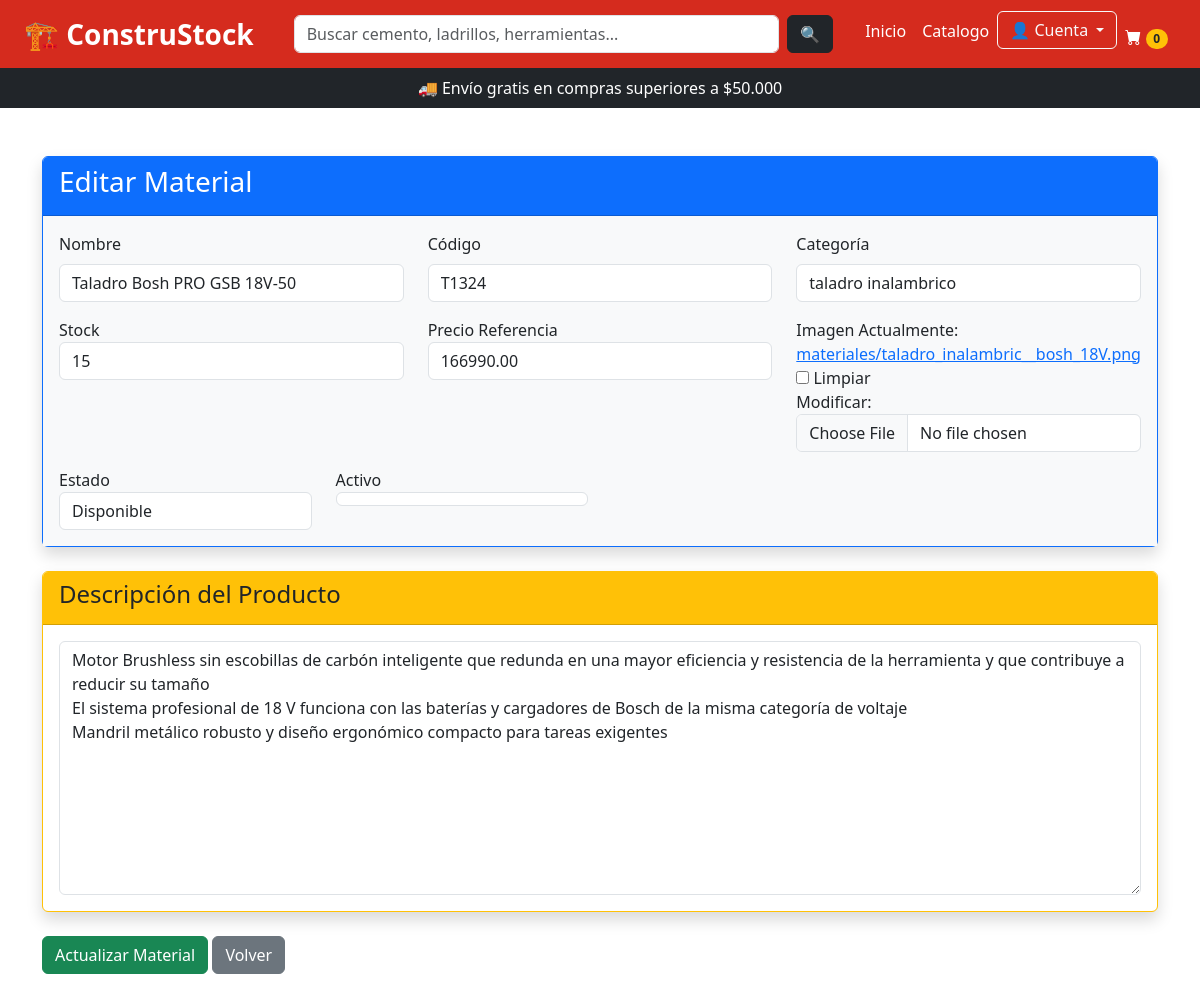
Screenshot of /catalogo/editar/1/ (signed in) with the database file from the repository.
### apps/catalogo/models.py (models this page shows, shortened)
class Material(models.Model):
    ESTADOS = [
        ('Disponible', 'Disponible'),
        ('Reservado', 'Reservado'),
        ('Suspendido', 'Suspendido'),
    ]
    nombre = models.CharField(max_length=150)
    descripcion = models.TextField()
    stock = models.PositiveIntegerField(
        validators=[MinValueValidator(0)]
    )
    precio_referencia = models.DecimalField(
        max_digits=10,
        decimal_places=2,
        validators=[MinValueValidator(0)]
    )
    estado = models.CharField(
        max_length=20,
        choices=ESTADOS,
        default='Disponible'
    )
    categoria = models.ForeignKey(
        Categoria,
        on_delete=models.PROTECT
    )
    imagen = models.ImageField(
    upload_to="materiales/",
    blank=True,
    null=True
    )
    codigo = models.CharField(
    max_length=20,
    unique=True
    )
    activo = models.BooleanField(
        default=True
    )

### apps/catalogo/views.py (the view)
# urls.py: path('editar/<int:id>/', views.editar_material, name='editar_material'),
@login_required
@staff_member_required
def editar_material(request, id):
    material = get_object_or_404(
        Material,
        id=id
    )
    if request.method == 'POST':
        form = MaterialForm(
            request.POST,
            request.FILES,
            instance=material
        )
        if form.is_valid():
            form.save()
            return redirect('catalogo:materiales')
    else:
        form = MaterialForm(
            instance=material
        )
    return render(
        request,
        'catalogo/editar_material.html',
        {
            'form': form,
            'material': material
        }
    )

### apps/catalogo/forms.py (shortened to what this page needs)
class MaterialForm(forms.ModelForm):
    class Meta:
        model = Material
        fields = '__all__'
    def __init__(self, *args, **kwargs):
        super().__init__(*args, **kwargs)
        self.fields['categoria'].empty_label = (
            'Seleccione una categoría'
        )
        for campo in self.fields:
            self.fields[campo].widget.attrs.update({
                'class': 'form-control'
            })

### apps/catalogo/models.py (called while the page is built)
    def __str__(self):
        return self.nombre_categoria

### apps/reservas/context_processors.py (called while the page is built)
def contador_materiales(request):
    materiales = request.session.get(
        "materiales_sesion",
        []
    )
    return {
        "contador_materiales": len(materiales)
    }

### apps/catalogo/templates/catalogo/editar_material.html (shortened to what this page needs)
{% extends 'base.html' %}
{% block content %}
<div class="container py-5">
    <div class="card border-primary shadow">
        <div class="card-header bg-primary text-white">
            <h3>
                Editar Material
            </h3>
        </div>
        <div class="card-body bg-light">
            <form method="POST"
                  enctype="multipart/form-data">
                <div class="row">
                    <div class="col-md-4 mb-3">
                        <label class="form-label">
                            Nombre
                        </label>
                        {{ form.nombre }}
                    </div>
                    <div class="col-md-4 mb-3">
                        <label class="form-label">
                            Código
                        </label>
                        {{ form.codigo }}
                    </div>
                    <div class="col-md-4 mb-3">
                        <label class="form-label">
                            Categoría
                        </label>
                        {{ form.categoria }}
                    </div>
                </div>
                <div class="row">
                    <div class="col-md-4 mb-3">
                        <label>
                            Stock
                        </label>
                        {{ form.stock }}
                    </div>
                    <div class="col-md-4 mb-3">
                        <label>
                            Precio Referencia
                        </label>
                        {{ form.precio_referencia }}
                    </div>
                    <div class="col-md-4 mb-3">
                        <label>
                            Imagen
                        </label>
                        {{ form.imagen }}
                    </div>
                </div>
                <div class="row">
                    <div class="col-md-3">
                        <label>
                            Estado
                        </label>
                        {{ form.estado }}
                    </div>
                    <div class="col-md-3">
                        <label>
                            Activo
                        </label>
                        {{ form.activo }}
                    </div>
                </div>
        </div>
    </div>
    <div class="card border-warning shadow mt-4">
        <div class="card-header bg-warning">
            <h4>
                Descripción del Producto
            </h4>
        </div>
        <div class="card-body">
            {{ form.descripcion }}
        </div>
    </div>
    <div class="mt-4">
        <button type="submit"
                class="btn btn-success">
            Actualizar Material
        </button>
        <a href="{% url 'catalogo:materiales'%}"
           class="btn btn-secondary">
           Volver
        </a>
    </div>
</div>
{% endblock %}

### rows the page displays
Material: nombre "Taladro Bosh PRO GSB 18V-50", codigo "T1324", categoria "taladro inalambrico", stock "15", precio_referencia "166990.00", estado "Disponible", activo "☑", descripcion "Motor Brushless sin escobillas de carbón inteligente que redunda en una mayor eficiencia y resistencia de la herramienta y que contribuye a reducir su tamaño El sistema profesional de 18 V funciona con las baterías y cargadores de Bosch de la misma categoría de voltaje Mandril metálico robusto y diseño ergonómico compacto para tareas exigentes"

### other values shown
{{ contador_materiales }} "0"
